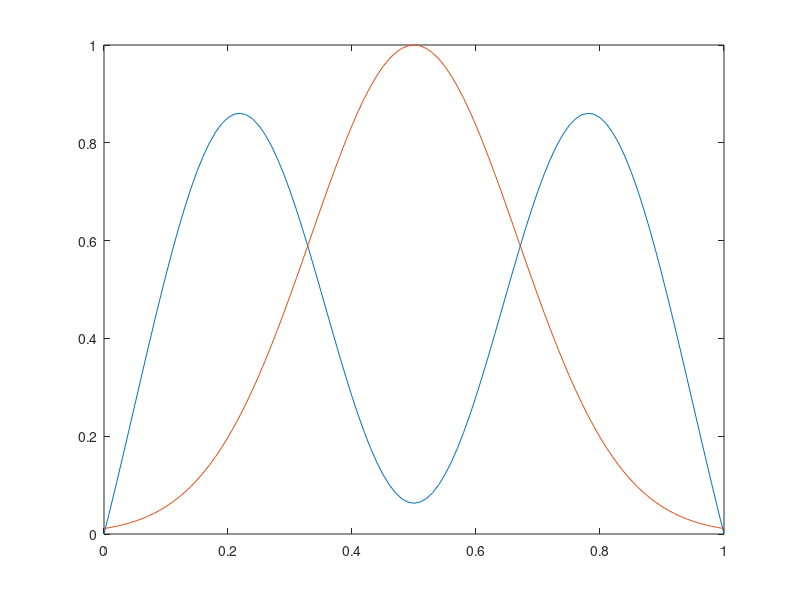

Recreate this plot in MATLAB. (Note: this script raises an error after producing the figure.)
%%%%%%%%%%%%%%%%%%%%%%%%%%%%%%%%%%%%%%%%%%%%%%%%%%%%%%%%%%%%%%%%%%%%%%%%%%%%%%%%%%%%%%%%%%
%%% Generate data
%%%%%%%%%%%%%%%%%%%%%%%%%%%%%%%%%%%%%%%%%%%%%%%%%%%%%%%%%%%%%%%%%%%%%%%%%%%%%%%%%%%%%%%%%%
clear; close all;
N = 101;

seed = rand*1000;
rng(seed);

t1 = linspace(-3,3,N);

a = 0.5;
time_gap = 1/(N-1);

for j =1:N 
    f(j) = 1.5*exp(-(t1(j)-1.7).^2/2) + 1.5*exp(-(t1(j)+1.7).^2/2);
end

f = f - interp1([-3 3], [f(1) f(end)],t1);

a = [-0.5, 2];
t = linspace(0,1,N);

gamma1 = t;
f1 = interp1(t,f,gamma1);

for j =1:N 
    g(j) = exp(-t1(j).^2/2);
end
f2 = interp1(t,g,t);

figure(1);clf;
plot(t, f1, t, f2)

f1 = f1';
f2 = f2';

q1 = sign(gradient(f1)/time_gap).*sqrt(abs(gradient(f1)/time_gap));
q2 = sign(gradient(f2)/time_gap).*sqrt(abs(gradient(f2)/time_gap));

%define the covariance for the gamma function
mu = zeros(1, N);

% f_cov = ones(1, N);
% % f_cov= [2*ones(1, (N-1)/2+1), ones(1, (N-1)/2)];
% Cr = diag(f_cov);
% sigma_kernel = 1.0;
% kernel_size = 11; % Adjust the size as needed
% [X, Y] = meshgrid(-(kernel_size-1)/2:(kernel_size-1)/2, -(kernel_size-1)/2:(kernel_size-1)/2);
% gaussian_kernel = exp(-(X.^2 + Y.^2) / (2 * sigma_kernel^2));
% Cr = conv2(Cr, gaussian_kernel, 'same');


% Define the value of pho
pho = 0.9;  % You can change this to your desired value
% Initialize an empty matrix of size (n+1) x (n+1)

f_cov = ones(1, N);
% f_cov= [20*ones(1, (N-1)/2+1), 0.1*ones(1, (N-1)/2)];
Cr = diag(f_cov);
% Cr = zeros(N, N);

% Fill in the matrix
for i = 1:N
    for j = 1:N
        if i ~= j
            Cr(i, j) = pho^(abs(i-j));
        end
    end
end

% A = rand(N, N);
% 
% % Form a symmetric matrix by multiplying A with its transpose
% Cr = A * A';
% 
% % Ensure the matrix is positive definite by adjusting eigenvalues
% min_eigenvalue = min(eig(Cr));
% if min_eigenvalue <= 0
%     Cr = Cr + eye(N) * (-min_eigenvalue + 1e-5);
% end

%%%%%%%%%%%%%%%%%%%%%%%%%%%%%%%%%%%%%%%%%%%%%%%%%%%%%%%%%%%%%%%%%%%%%%%%%%%%%%%%%%%%%%%%%%
%%% Dynamic programming to match f1 and f2 
%%%%%%%%%%%%%%%%%%%%%%%%%%%%%%%%%%%%%%%%%%%%%%%%%%%%%%%%%%%%%%%%%%%%%%%%%%%%%%%%%%%%%%%%%%
gamma_t = DynamicProgrammingQ_Adam(q2', q1', 0, 0);


%%%%%%%%%%%%%%%%%%%%%%%%%%%%%%%%%%%%%%%%%%%%%%%%%%%%%%%%%%%%%%%%%%%%%%%%%%%%%%%%%%%%%%%%%%
%%% bayesian
%%%%%%%%%%%%%%%%%%%%%%%%%%%%%%%%%%%%%%%%%%%%%%%%%%%%%%%%%%%%%%%%%%%%%%%%%%%%%%%%%%%%%%%%%%
% 1. initiate phi 
% svd of Cr
[U, S, V] = svd(Cr);
S = S*time_gap;

dn = 5;
for j = 1:dn
    U1(j,:) = U(:,j);
    U1(j,:) = U1(j,:)/sqrt(trapz(t, U1(j,:).^2)); 
end

phi_int = zeros(1, N);

for j = 1:dn
    phi_int = phi_int + normrnd(0, sqrt(S(j,j)))*U1(j,:);
end
phi_int = phi_int-log(trapz(t,exp(phi_int)));

% phi_int = mvnrnd(mu, Cr, 1);
phi_int = phi_int-log(trapz(t,exp(phi_int)));

figure(101); clf;
plot(t, phi_int);
figure(102); clf;
gamma_in = cumsum(exp(phi_int))./sum(exp(phi_int));
gamma_in = (gamma_in-min(gamma_in))/(max(gamma_in)-min(gamma_in)); 
plot(t, gamma_in);

%2. Initiate sigma1
sigma1_int = 2;

%3: update g and sigma1
J = 10000;
phi_set = [];
phi_set(1,:) = phi_int;

%set the parameters for the pCN-mixture
betals = [0.5, linspace(0.01, 0.1,9)];
probabilities = repmat(0.1, 1, 10);


for j = 1: J
    %propose new phi
%     kesi = mvnrnd(mu, Cr, 1);
    kesi = zeros(1, N);
    for jj = 1:dn
        kesi = kesi + normrnd(0, sqrt(S(jj,jj)))*U1(jj,:);
    end
    kesi = kesi-log(trapz(t,exp(kesi)));
    beta = randsample(betals, 1,true, probabilities);
    phi_new = phi_set(j,:)*sqrt(1-beta^2) + beta*ksei;
    phi_new = phi_new-log(trapz(t,exp(phi_new)));
    
    % calculate MCMC acceptance ratio
    [lossratio, sse_diff(j)] = cal_joint_ratio_clr(sigma1_int, q1, q2, t, phi_new, phi_set(j,:));
    lossratio_(j) = lossratio;
    lamd_p = min(1, lossratio);

    if rand()<lamd_p
        phi_set(j+1,:) = phi_new;
    else
        phi_set(j+1,:) = phi_set(j,:);
    end
    
    temp_t = cumtrapz(t,exp(phi_set(j+1,:)))./trapz(t, exp(phi_set(j+1,:)),2);
    temp_t = round(temp_t/temp_t(end)*(N-1))+1;
    gam1_dev = exp(phi_set(j+1,:));
    SSE = (norm(q2 - q1(temp_t).*sqrt(gam1_dev')))^2;
    sse_(j) = SSE;

end

% plot the sample gamma
gamma_new = [];
cnt = 1;
for j = 1:J+1
%     phi_set(j,:) = phi_set(j,:)-log(trapz(t,exp(phi_set(j,:))));
    gamma_new(j,:) = cumsum(exp(phi_set(j,:)))./sum(exp(phi_set(j,:)));
    gamma_new(j,:) = (gamma_new(j,:)-min(gamma_new(j,:)))/(max(gamma_new(j,:))-min(gamma_new(j,:)));
end


fgamma = gamma_new(J/2+1:10:J+1,:);
fphi_set = phi_set(J/2+1:10:J+1,:);

eps = 1e-5;
learn_rate = 0.1;
sample_mean = mean(phi_set,1);
gamma_mean = cumsum(exp(sample_mean))./sum(exp(sample_mean));
gamma_mean = (gamma_mean-min(gamma_mean))/(max(gamma_mean)-min(gamma_mean));





figure(1); clf;
hold on;
plot(t,gamma_new);
plot(t,gamma_t,'k','LineWidth',2);
plot(t,gamma_mean','b--','LineWidth',2);
lsize = 16; % Label fontsize
nsize = 18; % Axis fontsize
axis equal;
ylim([0,1]);
xlim([0,1]);
xticks([0 0.2 0.4 0.6 0.8 1]);
set(gca, 'Fontsize', nsize,'linewidth', 1.5)
set(gcf,'paperpositionmode','auto');
set(gcf,'windowstyle','normal');
set(gca,'LooseInset',max(get(gca,'TightInset'), 0.02))
set(gca,'fontweight','normal')
opts.Colors     = get(groot,'defaultAxesColorOrder');
opts.saveFolder = 'img/';
opts.width      = 12;
opts.height     = 10;
opts.fontType   = 'Times';
% 



f2_gamma_t = interp1(t,f2,gamma_t);
figure(2);clf;
plot(t,f1,'b.','LineWidth', 1.5);
hold on;
plot(t,f2,'g.','LineWidth', 1.5);
plot(t, f2_gamma_t, 'r','LineWidth', 1.5)

figure(3);clf;
plot(t,q1,'b.','LineWidth', 1.5);
hold on;
plot(t,q2,'g.','LineWidth', 1.5);

figure(5);clf;
subplot(2,1,1);
plot(sse_)
subplot(2,1,2);
hist(sse_);
% 
figure (8);clf;
for i =1:N
    eigenvalue(i) = S(i,i);
end
plot(cumsum(eigenvalue(1:50))/sum(eigenvalue),'linewidth', 1.5);


%%
% Perform k-means clustering
[idx, centers] = kmeans(gamma_new, 2);


figure(11); clf;
hold on;
plot(t,gamma_new(idx==1,:),'Color', [0.8 0.8 0.8]);
plot(t,gamma_new(idx==2,:),'g');
plot(t, centers(1,:),'k','LineWidth',2)
plot(t, centers(2,:),'b','LineWidth',2)
plot(t,gamma_t,'m--','LineWidth',2);
lsize = 16; % Label fontsize
nsize = 18; % Axis fontsize
axis equal;
ylim([0,1]);
xlim([0,1]);
xticks([0 0.2 0.4 0.6 0.8 1]);
set(gca, 'Fontsize', nsize,'linewidth', 1.5)
set(gcf,'paperpositionmode','auto');
set(gcf,'windowstyle','normal');
set(gca,'LooseInset',max(get(gca,'TightInset'), 0.02))
set(gca,'fontweight','normal')
opts.Colors     = get(groot,'defaultAxesColorOrder');
opts.saveFolder = 'img/';
opts.width      = 12;
opts.height     = 10;
opts.fontType   = 'Times';

f2_gamma_t1 = interp1(t,f2,centers(1,:));
f2_gamma_t2 = interp1(t,f2,centers(2,:));
figure(22);clf;
plot(t,f1,'b.','LineWidth', 1.5);
hold on;
plot(t,f2,'g.','LineWidth', 1.5);
plot(t, f2_gamma_t1, 'k','LineWidth', 1.5)
plot(t, f2_gamma_t2, 'b','LineWidth', 1.5)